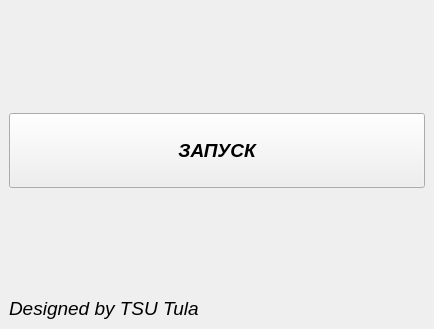
<?xml version="1.0" encoding="UTF-8"?>
<ui version="4.0">
 <class>MainWindow</class>
 <widget class="QMainWindow" name="MainWindow">
  <property name="geometry">
   <rect>
    <x>0</x>
    <y>0</y>
    <width>434</width>
    <height>329</height>
   </rect>
  </property>
  <property name="font">
   <font>
    <pointsize>9</pointsize>
    <italic>false</italic>
    <bold>false</bold>
   </font>
  </property>
  <property name="windowTitle">
   <string>MainWindow</string>
  </property>
  <widget class="QWidget" name="centralwidget">
   <layout class="QGridLayout" name="gridLayout">
    <item row="2" column="0">
     <spacer name="verticalSpacer">
      <property name="orientation">
       <enum>Qt::Vertical</enum>
      </property>
      <property name="sizeHint" stdset="0">
       <size>
        <width>20</width>
        <height>40</height>
       </size>
      </property>
     </spacer>
    </item>
    <item row="3" column="0">
     <widget class="QLabel" name="label">
      <property name="font">
       <font>
        <pointsize>14</pointsize>
        <italic>true</italic>
        <bold>false</bold>
       </font>
      </property>
      <property name="text">
       <string>Designed by TSU Tula</string>
      </property>
     </widget>
    </item>
    <item row="1" column="0">
     <widget class="QPushButton" name="StartButton">
      <property name="font">
       <font>
        <pointsize>14</pointsize>
        <italic>true</italic>
        <bold>true</bold>
       </font>
      </property>
      <property name="text">
       <string>
ЗАПУСК
</string>
      </property>
     </widget>
    </item>
    <item row="0" column="0">
     <spacer name="verticalSpacer_2">
      <property name="orientation">
       <enum>Qt::Vertical</enum>
      </property>
      <property name="sizeHint" stdset="0">
       <size>
        <width>20</width>
        <height>40</height>
       </size>
      </property>
     </spacer>
    </item>
   </layout>
  </widget>
  <widget class="QMenuBar" name="menubar">
   <property name="geometry">
    <rect>
     <x>0</x>
     <y>0</y>
     <width>434</width>
     <height>21</height>
    </rect>
   </property>
  </widget>
 </widget>
 <resources/>
 <connections/>
</ui>
